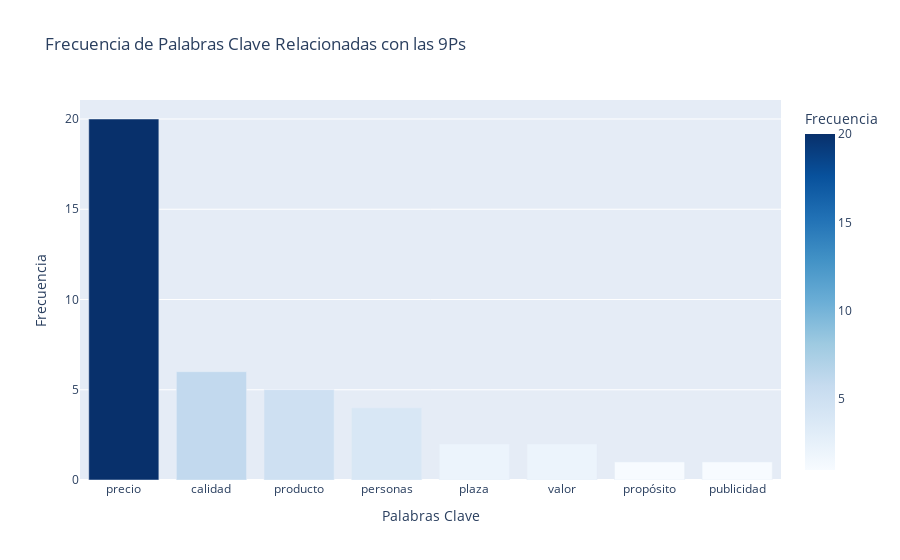

The code cell stored with this chart in its notebook:
### Code cell
from collections import Counter
import plotly.express as px

# Lista de palabras clave relacionadas con las 9Ps
keywords_9ps = ['producto', 'precio', 'plaza', 'publicidad', 'posconsumo', 'propósito', 
                'alianzas', 'personas', 'planeta', 'calidad', 'sostenible', 'responsable', 
                'ecológico', 'reciclaje', 'valor', 'distribución', 'comunicación']

# Contar la frecuencia de cada palabra clave
keyword_freq = Counter()
for comment in df_tik_tok_clean['comment_text']:
    words = comment.split()
    for word in words:
        if word in keywords_9ps:
            keyword_freq[word] += 1

# Crear un DataFrame con las palabras y sus frecuencias
df_keywords = pd.DataFrame(keyword_freq.most_common(), columns=['Palabra', 'Frecuencia'])

# Crear el gráfico de barras interactivo
fig = px.bar(df_keywords, x='Palabra', y='Frecuencia', 
             title='Frecuencia de Palabras Clave Relacionadas con las 9Ps',
             labels={'Palabra': 'Palabras Clave', 'Frecuencia': 'Frecuencia'}, 
             color='Frecuencia', color_continuous_scale='Blues')
fig.update_layout(xaxis_title='Palabras Clave', yaxis_title='Frecuencia')
fig.show()

### Figure 1 — Plotly figure (JSON) as saved in the notebook; plotly's stock layout.template omitted (floating-point values rounded to 4 significant figures)
{"data": [{"hovertemplate": "Palabras Clave=%{x}<br>Frecuencia=%{marker.color}<extra></extra>", "legendgroup": "", "marker": {"color": [20, 6, 5, 4, 2, 2, 1, 1], "coloraxis": "coloraxis", "pattern": {"shape": ""}}, "name": "", "orientation": "v", "showlegend": false, "textposition": "auto", "type": "bar", "x": ["precio", "calidad", "producto", "personas", "plaza", "valor", "propósito", "publicidad"], "xaxis": "x", "y": [20, 6, 5, 4, 2, 2, 1, 1], "yaxis": "y"}], "layout": {"barmode": "relative", "coloraxis": {"colorbar": {"title": {"text": "Frecuencia"}}, "colorscale": [[0, "rgb(247,251,255)"], [0.125, "rgb(222,235,247)"], [0.25, "rgb(198,219,239)"], [0.375, "rgb(158,202,225)"], [0.5, "rgb(107,174,214)"], [0.625, "rgb(66,146,198)"], [0.75, "rgb(33,113,181)"], [0.875, "rgb(8,81,156)"], [1, "rgb(8,48,107)"]]}, "legend": {"tracegroupgap": 0}, "title": {"text": "Frecuencia de Palabras Clave Relacionadas con las 9Ps"}, "xaxis": {"anchor": "y", "domain": [0, 1], "title": {"text": "Palabras Clave"}}, "yaxis": {"anchor": "x", "domain": [0, 1], "title": {"text": "Frecuencia"}}}}
